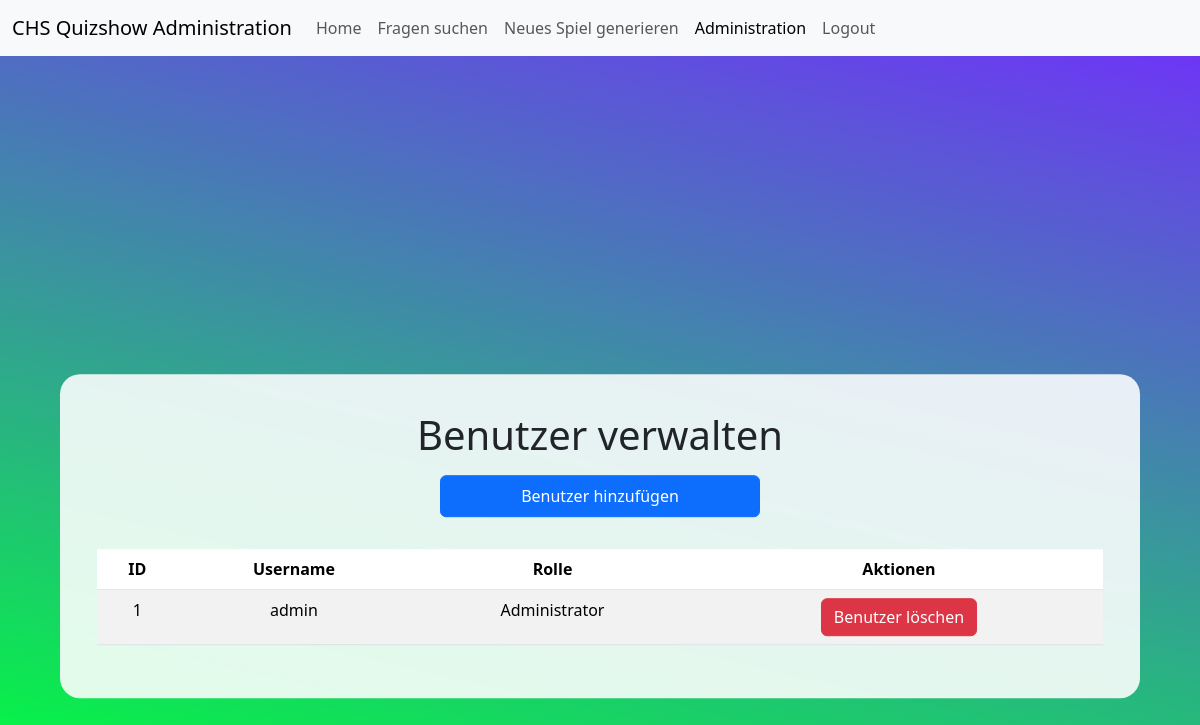
Page /Admin/users.php (signed in) on the committed database.
### tables this page shows
CREATE TABLE `users` (
  `uid` bigint(20) UNSIGNED NOT NULL,
  `username` varchar(50) NOT NULL,
  `password` varchar(1000) NOT NULL,
  `role` bigint(20) UNSIGNED NOT NULL
);

CREATE TABLE `roles` (
  `roleid` bigint(20) UNSIGNED NOT NULL,
  `rolename` varchar(50) NOT NULL
);

### Assets/Classes/Database.php (called while the page is built, shortened)
<?php
class Database {
    private $host = HOST;
    private $table = TABLE;
    private $username = USERNAME;
    private $password = PASSWORD;
    protected function connectDB() {
        try {
            $this->connection = new PDO("mysql:host=$this->host;dbname=$this->table", $this->username, $this->password);
        }
        catch (PDOException $e) {
            die("Database error");
        }
    }
}

### Assets/Classes/GetUserData.php (the view, shortened to what this page needs)
<?php
class GetUserData extends Database {
    public function showUsers() {
        $stmt = $this->connection->prepare("SELECT * FROM `users` JOIN `roles` WHERE `role`=`roleid` ORDER BY `uid`");
        $stmt->execute();
        $result = $stmt->fetchAll(PDO::FETCH_ASSOC);
        foreach ($result as $r) {
            echo '
            <tr>
            <td>'. $r["uid"] .'</td>
            <td>'. $r["username"] .'</td>
            <td>'. $r["rolename"] .'</td>
            <td><a href="../Admin/users.php?action=delete&id='. $r["uid"].'" class="btn btn-danger">Benutzer löschen</a></td>
            </tr>
            ';
        }
    }
}

### Assets/CSS/styles.css (style rules this page uses)
html { min-height: 100%; background: rgb(0,255,60); background: -moz-linear-gradient(13deg, rgba(0,255,60,1) 0%, rgba(115,43,255,1) 100%); background: -webkit-linear-gradient(13deg, rgba(0,255,60,1) 0%, rgba(115,43,255,1) 100%); background: linear-gradient(13deg, rgba(0,255,60,1) 0%, rgba(115,43,255,1) 100%); filter: progid:DXImageTransform.Microsoft.gradient(startColorstr="#00ff3c",endColorstr="#732bff",GradientType=1); }

### rows in the picture
users: uid "1", username "admin", role.rolename "Administrator"
